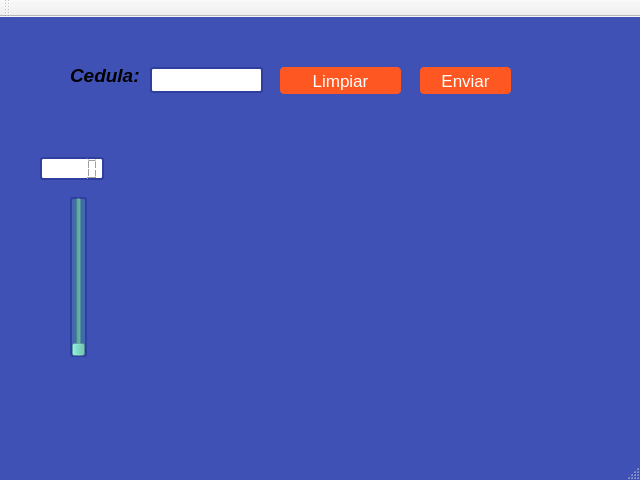
<?xml version="1.0" encoding="UTF-8"?>
<ui version="4.0">
 <class>MainWindow</class>
 <widget class="QMainWindow" name="MainWindow">
  <property name="geometry">
   <rect>
    <x>0</x>
    <y>0</y>
    <width>640</width>
    <height>480</height>
   </rect>
  </property>
  <property name="windowTitle">
   <string>MainWindow</string>
  </property>
  <property name="styleSheet">
   <string notr="true">/*Cambiamos el color de la ventana*/
	#MainWindow{
		background-color: #3f51b5;
	}


  #Enviar{

}

/*Estilos para el botón*/
	QPushButton{
		background-color: #ff5722;
		border-radius: 4px;
		color: #fff;
		font-family: 'Roboto';
		font-size: 17px;
	}


	/*Definimos los estilos para los QLineEdit*/
	QLineEdit{
		border-radius: 3px;
		border: 2px solid #303f9f;
         color: #212121;
	background-color: rgb(255, 255, 255);
	}

QLCDNumber{
 border-radius: 3px;
		border: 2px solid #303f9f;
         color: #212121;
	background-color: rgb(255, 255, 255);
}
QSlider{
 border-radius: 3px;
		border: 2px solid #303f9f;
         color: #212121;
	background-color: #3f51b59f;
}</string>
  </property>
  <widget class="QWidget" name="centralwidget">
   <widget class="QLabel" name="label">
    <property name="geometry">
     <rect>
      <x>70</x>
      <y>50</y>
      <width>71</width>
      <height>16</height>
     </rect>
    </property>
    <property name="font">
     <font>
      <pointsize>14</pointsize>
      <weight>75</weight>
      <italic>true</italic>
      <bold>true</bold>
     </font>
    </property>
    <property name="text">
     <string>Cedula:</string>
    </property>
   </widget>
   <widget class="QLineEdit" name="lineEdit">
    <property name="geometry">
     <rect>
      <x>150</x>
      <y>50</y>
      <width>113</width>
      <height>26</height>
     </rect>
    </property>
   </widget>
   <widget class="QPushButton" name="Enviar">
    <property name="geometry">
     <rect>
      <x>420</x>
      <y>50</y>
      <width>91</width>
      <height>27</height>
     </rect>
    </property>
    <property name="text">
     <string>Enviar</string>
    </property>
   </widget>
   <widget class="QSlider" name="verticalSlider">
    <property name="geometry">
     <rect>
      <x>70</x>
      <y>180</y>
      <width>17</width>
      <height>160</height>
     </rect>
    </property>
    <property name="orientation">
     <enum>Qt::Vertical</enum>
    </property>
   </widget>
   <widget class="QLCDNumber" name="lcdNumber">
    <property name="geometry">
     <rect>
      <x>40</x>
      <y>140</y>
      <width>64</width>
      <height>23</height>
     </rect>
    </property>
   </widget>
   <widget class="QPushButton" name="pushButton">
    <property name="geometry">
     <rect>
      <x>280</x>
      <y>50</y>
      <width>121</width>
      <height>27</height>
     </rect>
    </property>
    <property name="text">
     <string>Limpiar</string>
    </property>
   </widget>
  </widget>
  <widget class="QMenuBar" name="menubar">
   <property name="geometry">
    <rect>
     <x>0</x>
     <y>0</y>
     <width>640</width>
     <height>20</height>
    </rect>
   </property>
  </widget>
  <widget class="QStatusBar" name="statusbar"/>
  <widget class="QToolBar" name="toolBar">
   <property name="windowTitle">
    <string>toolBar</string>
   </property>
   <attribute name="toolBarArea">
    <enum>TopToolBarArea</enum>
   </attribute>
   <attribute name="toolBarBreak">
    <bool>false</bool>
   </attribute>
  </widget>
 </widget>
 <resources/>
 <connections>
  <connection>
   <sender>verticalSlider</sender>
   <signal>sliderMoved(int)</signal>
   <receiver>lcdNumber</receiver>
   <slot>display(int)</slot>
   <hints>
    <hint type="sourcelabel">
     <x>75</x>
     <y>205</y>
    </hint>
    <hint type="destinationlabel">
     <x>71</x>
     <y>174</y>
    </hint>
   </hints>
  </connection>
  <connection>
   <sender>pushButton</sender>
   <signal>clicked()</signal>
   <receiver>lineEdit</receiver>
   <slot>clear()</slot>
   <hints>
    <hint type="sourcelabel">
     <x>337</x>
     <y>77</y>
    </hint>
    <hint type="destinationlabel">
     <x>241</x>
     <y>90</y>
    </hint>
   </hints>
  </connection>
 </connections>
</ui>
